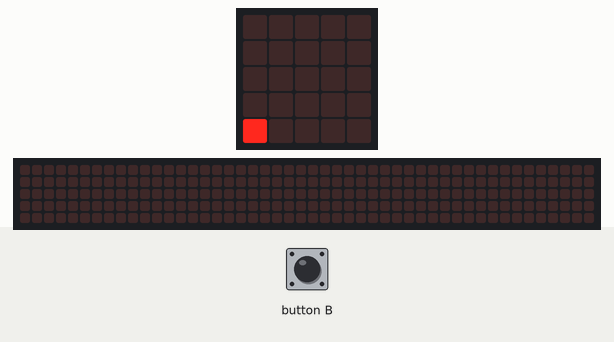
A program run on a simulated BBC micro:bit (MakeCode). Shown: the board's 5×5 LED display, a strip that is not on the board, showing the scrolling text unrolled. The inputs (shaded band) are chosen by the test bench. The 48×5 strip is a reading aid, not a part: it shows the text the display is scrolling, unrolled, one strip-width of it at a time.

Above: at 1.25 s.
1.3 s: button B pressed for 0.15 s
At 3.77 s:
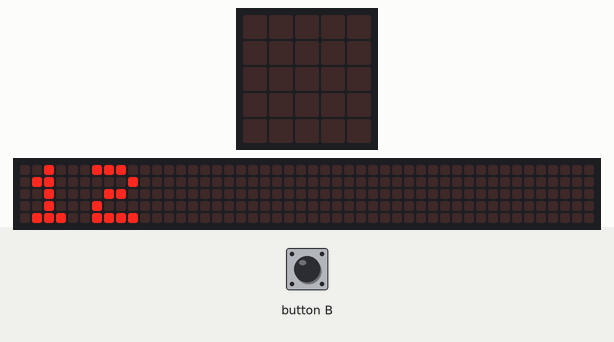
At 4.2 s:
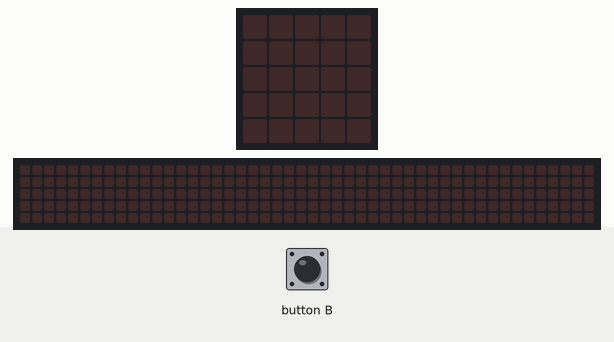

The program:

main.ts
```typescript
let X = 0
let Y = 0
basic.forever(function () {
    for (let COUNT = 0; COUNT <= 15; COUNT++) {
        led.unplot(X, Y)
        if (COUNT < 4) {
            X = COUNT
            Y = 0
        } else if (COUNT < 8) {
            X = 4
            Y = COUNT - 4
        } else if (COUNT < 12) {
            X = 12 - COUNT
            Y = 4
        } else {
            X = 0
            Y = 16 - COUNT
        }
        led.plot(X, Y)
        basic.pause(100)
        if (input.buttonIsPressed(Button.B)) {
            for (let index = 0; index < 4; index++) {
                basic.showNumber(COUNT)
                basic.pause(200)
                basic.clearScreen()
                basic.pause(200)
            }
            X = 0
            Y = 0
            while (input.buttonIsPressed(Button.B)) {

            }
            break;
        }
    }
})
```

test.ts
```typescript
// テストはここに来ます。このパッケージが拡張機能として使用されるときにはコンパイルされません。
```

Measured:
- after the input at 1.3 s, the display: first changes at once (image 1 shows a later state)
- what the display in image 1 shows lasts 0.4 s, from 3.6 s to 4.0 s
